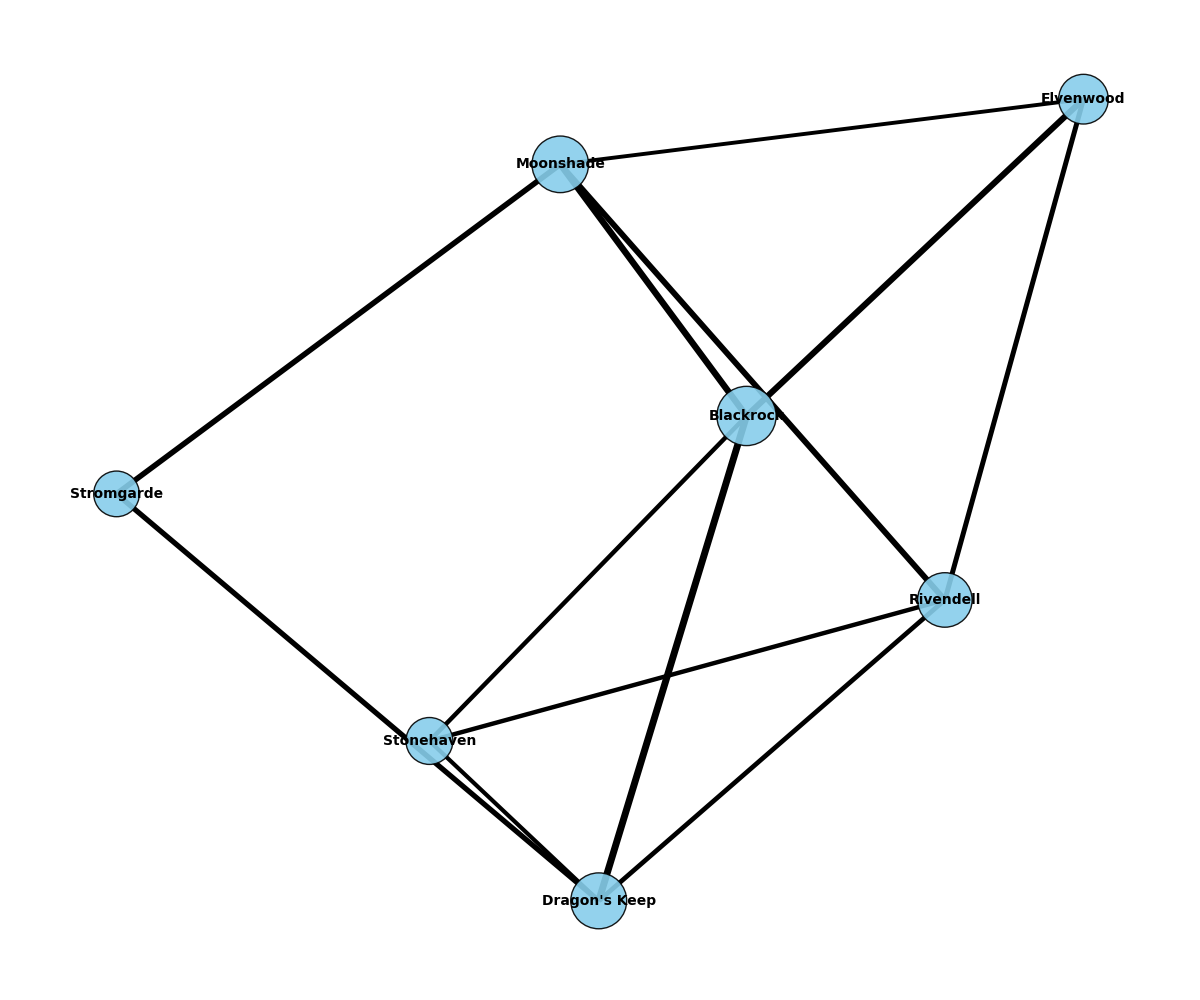

Python code for this plot:
import matplotlib.pyplot as plt
import networkx as nx

cities = ["Elvenwood", "Stromgarde", "Dragon's Keep", "Moonshade", "Blackrock", "Stonehaven", "Rivendell"]

connections = [
    ("Stromgarde", "Moonshade", 150),
    ("Dragon's Keep", "Rivendell", 120),
    ("Moonshade", "Blackrock", 180),
    ("Stonehaven", "Dragon's Keep", 100),
    ("Rivendell", "Elvenwood", 130),
    ("Blackrock", "Stonehaven", 110),
    ("Elvenwood", "Moonshade", 90),
    ("Stromgarde", "Dragon's Keep", 140),
    ("Moonshade", "Rivendell", 160),
    ("Dragon's Keep", "Blackrock", 200),
    ("Elvenwood", "Blackrock", 170),
    ("Rivendell", "Stonehaven", 110)
]

G = nx.Graph()
G.add_nodes_from(cities)

for source, dest, frequency in connections:
    G.add_edge(source, dest, weight=frequency)

message_frequencies = {city: sum(d['weight'] for u, v, d in G.edges(city, data=True)) for city in cities}
node_sizes = [500 + message_frequencies[city] * 2 for city in cities]

pos = nx.spring_layout(G, k=0.5, seed=42)
edge_widths = [1 + G[u][v]['weight'] / 50 for u, v in G.edges]

node_color = 'skyblue'

plt.figure(figsize=(12, 10))
nx.draw_networkx_nodes(G, pos, node_size=node_sizes, node_color=node_color, alpha=0.9, edgecolors='black')
nx.draw_networkx_edges(G, pos, edgelist=G.edges, edge_color='black', width=edge_widths)
nx.draw_networkx_labels(G, pos, font_size=10, font_weight='bold')

plt.axis('off')
plt.tight_layout()

plt.show()
